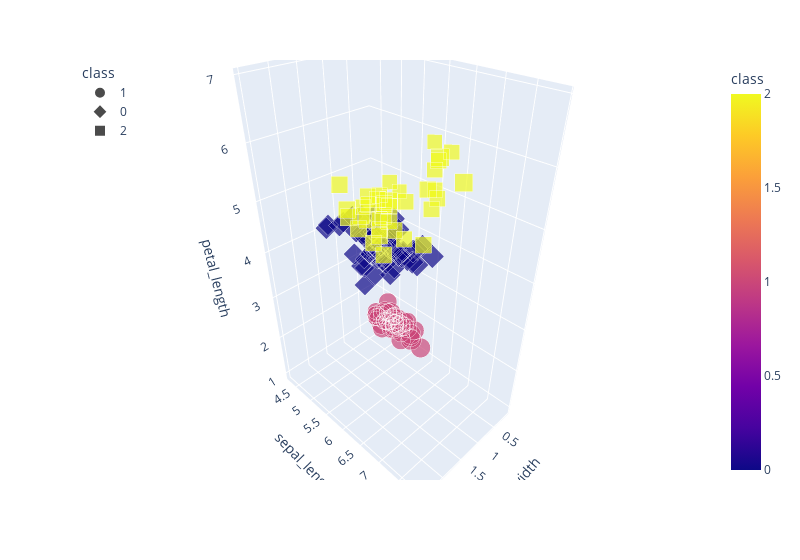

Notebook cell for this chart:
### Code cell
# Plotting the clusters with three features
fig = px.scatter_3d(df_iris, x="petal_width", y="sepal_length", z="petal_length", color="class", symbol="class", size="sepal_width",width=800)
fig.update_layout(legend=dict(x=0,y=1))
fig.show()

### Figure 1 — Plotly figure (JSON) as saved in the notebook; plotly's stock layout.template omitted (floating-point values rounded to 4 significant figures)
{"data": [{"hovertemplate": "class=%{marker.color}<br>petal_width=%{x}<br>sepal_length=%{y}<br>petal_length=%{z}<br>sepal_width=%{marker.size}<extra></extra>", "legendgroup": "1", "marker": {"color": [1, 1, 1, 1, 1, 1, 1, 1, 1, 1, 1, 1, 1, 1, 1, 1, 1, 1, 1, 1, 1, 1, 1, 1, 1, 1, 1, 1, 1, 1, 1, 1, 1, 1, 1, 1, 1, 1, 1, 1, 1, 1, 1, 1, 1, 1, 1, 1, 1, 1], "coloraxis": "coloraxis", "size": [3.5, 3, 3.2, 3.1, 3.6, 3.9, 3.4, 3.4, 2.9, 3.1, 3.7, 3.4, 3, 3, 4, 4.4, 3.9, 3.5, 3.8, 3.8, 3.4, 3.7, 3.6, 3.3, 3.4, 3, 3.4, 3.5, 3.4, 3.2, 3.1, 3.4, 4.1, 4.2, 3.1, 3.2, 3.5, 3.1, 3, 3.4, 3.5, 2.3, 3.2, 3.5, 3.8, 3, 3.8, 3.2, 3.7, 3.3], "sizemode": "area", "sizeref": 0.011, "symbol": "circle"}, "mode": "markers", "name": "1", "scene": "scene", "showlegend": true, "type": "scatter3d", "x": [0.2, 0.2, 0.2, 0.2, 0.2, 0.4, 0.3, 0.2, 0.2, 0.1, 0.2, 0.2, 0.1, 0.1, 0.2, 0.4, 0.4, 0.3, 0.3, 0.3, 0.2, 0.4, 0.2, 0.5, 0.2, 0.2, 0.4, 0.2, 0.2, 0.2, 0.2, 0.4, 0.1, 0.2, 0.1, 0.2, 0.2, 0.1, 0.2, 0.2, 0.3, 0.3, 0.2, 0.6, 0.4, 0.3, 0.2, 0.2, 0.2, 0.2], "y": [5.1, 4.9, 4.7, 4.6, 5, 5.4, 4.6, 5, 4.4, 4.9, 5.4, 4.8, 4.8, 4.3, 5.8, 5.7, 5.4, 5.1, 5.7, 5.1, 5.4, 5.1, 4.6, 5.1, 4.8, 5, 5, 5.2, 5.2, 4.7, 4.8, 5.4, 5.2, 5.5, 4.9, 5, 5.5, 4.9, 4.4, 5.1, 5, 4.5, 4.4, 5, 5.1, 4.8, 5.1, 4.6, 5.3, 5], "z": [1.4, 1.4, 1.3, 1.5, 1.4, 1.7, 1.4, 1.5, 1.4, 1.5, 1.5, 1.6, 1.4, 1.1, 1.2, 1.5, 1.3, 1.4, 1.7, 1.5, 1.7, 1.5, 1, 1.7, 1.9, 1.6, 1.6, 1.5, 1.4, 1.6, 1.6, 1.5, 1.5, 1.4, 1.5, 1.2, 1.3, 1.5, 1.3, 1.5, 1.3, 1.3, 1.3, 1.6, 1.9, 1.4, 1.6, 1.4, 1.5, 1.4]}, {"hovertemplate": "class=%{marker.color}<br>petal_width=%{x}<br>sepal_length=%{y}<br>petal_length=%{z}<br>sepal_width=%{marker.size}<extra></extra>", "legendgroup": "0", "marker": {"color": [0, 0, 0, 0, 0, 0, 0, 0, 0, 0, 0, 0, 0, 0, 0, 0, 0, 0, 0, 0, 0, 0, 0, 0, 0, 0, 0, 0, 0, 0, 0, 0, 0, 0, 0, 0, 0, 0, 0, 0, 0, 0, 0, 0, 0, 0, 0, 0, 0, 0, 0, 0, 0, 0, 0, 0, 0, 0, 0, 0, 0, 0], "coloraxis": "coloraxis", "size": [3.2, 3.2, 2.3, 2.8, 2.8, 3.3, 2.4, 2.9, 2.7, 2, 3, 2.2, 2.9, 2.9, 3.1, 3, 2.7, 2.2, 2.5, 3.2, 2.8, 2.5, 2.8, 2.9, 3, 2.8, 2.9, 2.6, 2.4, 2.4, 2.7, 2.7, 3, 3.4, 3.1, 2.3, 3, 2.5, 2.6, 3, 2.6, 2.3, 2.7, 3, 2.9, 2.9, 2.5, 2.8, 2.7, 2.5, 2.5, 2.8, 2.2, 2.8, 2.7, 2.8, 3, 2.8, 3, 2.7, 2.5, 3], "sizemode": "area", "sizeref": 0.011, "symbol": "diamond"}, "mode": "markers", "name": "0", "scene": "scene", "showlegend": true, "type": "scatter3d", "x": [1.4, 1.5, 1.3, 1.5, 1.3, 1.6, 1, 1.3, 1.4, 1, 1.5, 1, 1.4, 1.3, 1.4, 1.5, 1, 1.5, 1.1, 1.8, 1.3, 1.5, 1.2, 1.3, 1.4, 1.4, 1.5, 1, 1.1, 1, 1.2, 1.6, 1.5, 1.6, 1.5, 1.3, 1.3, 1.3, 1.2, 1.4, 1.2, 1, 1.3, 1.2, 1.3, 1.3, 1.1, 1.3, 1.9, 1.7, 2, 2.4, 1.5, 2, 1.8, 1.8, 1.8, 1.5, 1.8, 1.9, 1.9, 1.8], "y": [7, 6.4, 5.5, 6.5, 5.7, 6.3, 4.9, 6.6, 5.2, 5, 5.9, 6, 6.1, 5.6, 6.7, 5.6, 5.8, 6.2, 5.6, 5.9, 6.1, 6.3, 6.1, 6.4, 6.6, 6.8, 6, 5.7, 5.5, 5.5, 5.8, 6, 5.4, 6, 6.7, 6.3, 5.6, 5.5, 5.5, 6.1, 5.8, 5, 5.6, 5.7, 5.7, 6.2, 5.1, 5.7, 5.8, 4.9, 5.7, 5.8, 6, 5.6, 6.3, 6.2, 6.1, 6.3, 6, 5.8, 6.3, 5.9], "z": [4.7, 4.5, 4, 4.6, 4.5, 4.7, 3.3, 4.6, 3.9, 3.5, 4.2, 4, 4.7, 3.6, 4.4, 4.5, 4.1, 4.5, 3.9, 4.8, 4, 4.9, 4.7, 4.3, 4.4, 4.8, 4.5, 3.5, 3.8, 3.7, 3.9, 5.1, 4.5, 4.5, 4.7, 4.4, 4.1, 4, 4.4, 4.6, 4, 3.3, 4.2, 4.2, 4.2, 4.3, 3, 4.1, 5.1, 4.5, 5, 5.1, 5, 4.9, 4.9, 4.8, 4.9, 5.1, 4.8, 5.1, 5, 5.1]}, {"hovertemplate": "class=%{marker.color}<br>petal_width=%{x}<br>sepal_length=%{y}<br>petal_length=%{z}<br>sepal_width=%{marker.size}<extra></extra>", "legendgroup": "2", "marker": {"color": [2, 2, 2, 2, 2, 2, 2, 2, 2, 2, 2, 2, 2, 2, 2, 2, 2, 2, 2, 2, 2, 2, 2, 2, 2, 2, 2, 2, 2, 2, 2, 2, 2, 2, 2, 2, 2, 2], "coloraxis": "coloraxis", "size": [3.1, 3, 3.3, 3, 2.9, 3, 3, 2.9, 2.5, 3.6, 3.2, 2.7, 3, 3.2, 3, 3.8, 2.6, 3.2, 2.8, 3.3, 3.2, 2.8, 3, 2.8, 3.8, 2.8, 2.6, 3, 3.4, 3.1, 3.1, 3.1, 3.1, 3.2, 3.3, 3, 3, 3.4], "sizemode": "area", "sizeref": 0.011, "symbol": "square"}, "mode": "markers", "name": "2", "scene": "scene", "showlegend": true, "type": "scatter3d", "x": [1.5, 1.7, 2.5, 2.1, 1.8, 2.2, 2.1, 1.8, 1.8, 2.5, 2, 1.9, 2.1, 2.3, 1.8, 2.2, 2.3, 2.3, 2, 2.1, 1.8, 2.1, 1.6, 1.9, 2, 2.2, 1.4, 2.3, 2.4, 1.8, 2.1, 2.4, 2.3, 2.3, 2.5, 2.3, 2, 2.3], "y": [6.9, 6.7, 6.3, 7.1, 6.3, 6.5, 7.6, 7.3, 6.7, 7.2, 6.5, 6.4, 6.8, 6.4, 6.5, 7.7, 7.7, 6.9, 7.7, 6.7, 7.2, 6.4, 7.2, 7.4, 7.9, 6.4, 6.1, 7.7, 6.3, 6.4, 6.9, 6.7, 6.9, 6.8, 6.7, 6.7, 6.5, 6.2], "z": [4.9, 5, 6, 5.9, 5.6, 5.8, 6.6, 6.3, 5.8, 6.1, 5.1, 5.3, 5.5, 5.3, 5.5, 6.7, 6.9, 5.7, 6.7, 5.7, 6, 5.6, 5.8, 6.1, 6.4, 5.6, 5.6, 6.1, 5.6, 5.5, 5.4, 5.6, 5.1, 5.9, 5.7, 5.2, 5.2, 5.4]}], "layout": {"coloraxis": {"colorbar": {"title": {"text": "class"}}, "colorscale": [[0, "#0d0887"], [0.1111, "#46039f"], [0.2222, "#7201a8"], [0.3333, "#9c179e"], [0.4444, "#bd3786"], [0.5556, "#d8576b"], [0.6667, "#ed7953"], [0.7778, "#fb9f3a"], [0.8889, "#fdca26"], [1, "#f0f921"]]}, "legend": {"itemsizing": "constant", "title": {"text": "class"}, "tracegroupgap": 0, "x": 0, "y": 1}, "margin": {"t": 60}, "scene": {"domain": {"x": [0, 1], "y": [0, 1]}, "xaxis": {"title": {"text": "petal_width"}}, "yaxis": {"title": {"text": "sepal_length"}}, "zaxis": {"title": {"text": "petal_length"}}}, "width": 800}}
